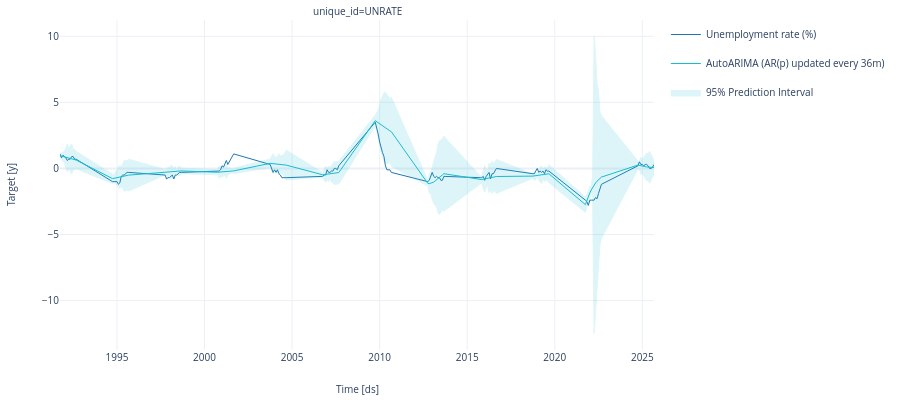

This figure's notebook cell:
### Code cell
# %% [Graph 3] Plot
from utilsforecast.plotting import plot_series

fig = plot_series(
    df=df_obs,
    forecasts_df=df_fcst,
    level=[95],
    engine="plotly",
).update_layout(height=400)

for trace in fig.data:
    if trace.name == "y":
        trace.name = "Unemployment rate (%)"
    elif trace.name == "AR":
        trace.name = "AutoARIMA (AR(p) updated every 36m)"
    elif "level_95" in trace.name.lower():
        trace.name = "95% Prediction Interval"

fig.show()

### Figure 1 — Plotly figure (JSON) as saved in the notebook; plotly's stock layout.template omitted (floating-point values rounded to 4 significant figures; data arrays with more than 128 entries replaced by an {"elided": "..."} marker saying what was removed)
{"data": [{"legendgroup": "y", "line": {"color": "#1f77b4", "width": 1}, "mode": "lines", "name": "Unemployment rate (%)", "showlegend": true, "type": "scatter", "x": {"elided": "288 str values"}, "xaxis": "x", "y": {"elided": "288 float values"}, "yaxis": "y"}, {"legendgroup": "AR", "line": {"color": "#17becf", "width": 1}, "mode": "lines", "name": "AutoARIMA (AR(p) updated every 36m)", "showlegend": true, "type": "scatter", "x": {"elided": "288 str values"}, "xaxis": "x", "y": {"elided": "288 float values"}, "yaxis": "y"}, {"fill": "toself", "fillcolor": "#17becf", "legendgroup": "AR_level_95", "line": {"color": "#17becf", "width": 1}, "mode": "lines", "name": "95% Prediction Interval", "opacity": 0.14, "showlegend": true, "type": "scatter", "x": {"elided": "576 str values"}, "xaxis": "x", "y": {"elided": "576 float values"}, "yaxis": "y"}], "layout": {"annotations": [{"font": {"size": 10}, "showarrow": false, "text": "unique_id=UNRATE", "x": 0.5, "xanchor": "center", "xref": "paper", "y": 1, "yanchor": "bottom", "yref": "paper"}, {"font": {"size": 10}, "showarrow": false, "text": "Time [ds]", "x": 0.5, "xanchor": "center", "xref": "paper", "y": 0, "yanchor": "top", "yref": "paper", "yshift": -30}, {"font": {"size": 10}, "showarrow": false, "text": "Target [y]", "textangle": -90, "x": 0, "xanchor": "right", "xref": "paper", "xshift": -40, "y": 0.5, "yanchor": "middle", "yref": "paper"}], "autosize": true, "font": {"size": 10}, "height": 400, "margin": {"b": 50, "l": 60, "r": 10, "t": 20}, "xaxis": {"anchor": "y", "domain": [0, 1], "showticklabels": true, "visible": true}, "yaxis": {"anchor": "x", "domain": [0, 1]}}}
